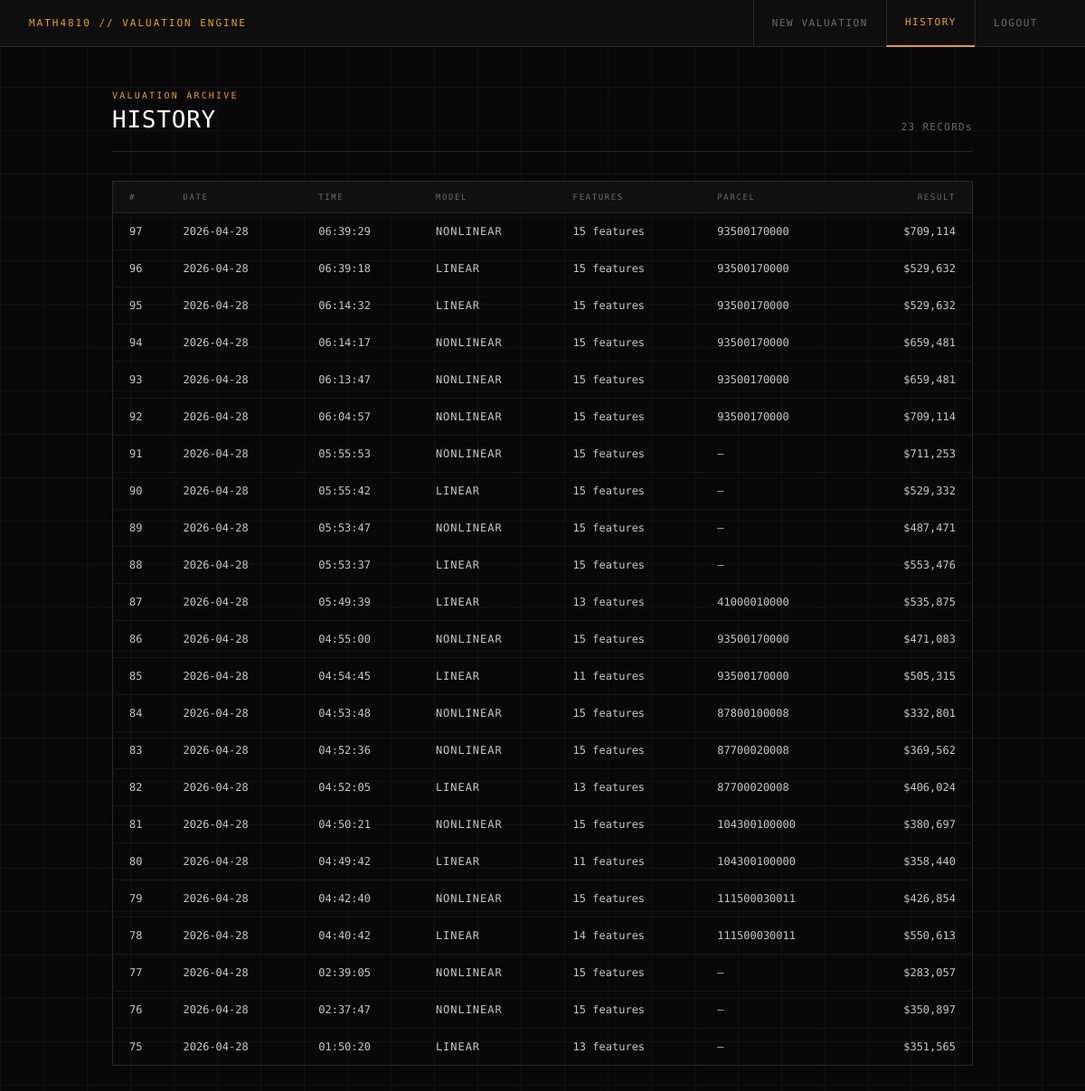
The app's page /history (signed in) with its own data.
### models/models.py (models this page shows, shortened)
class Valuation(Base):
    __tablename__ = "valuations"
    id: Mapped[int] = mapped_column(Integer, primary_key=True)
    user_id: Mapped[int] = mapped_column(Integer, ForeignKey("users.id"), nullable=False)
    model_type: Mapped[str] = mapped_column(String(50), nullable=False)        # "linear" | "nonlinear"
    segment: Mapped[Optional[str]] = mapped_column(String(50), nullable=True)
    n_features: Mapped[Optional[int]] = mapped_column(Integer, nullable=True)  # linear only
    valuation_result: Mapped[float] = mapped_column(Float, nullable=False)
    pi_lo: Mapped[Optional[float]] = mapped_column(Float, nullable=True)
    pi_hi: Mapped[Optional[float]] = mapped_column(Float, nullable=True)
    baseline_dollars: Mapped[Optional[float]] = mapped_column(Float, nullable=True, default=0.0)
    features: Mapped[list] = mapped_column(JSON, nullable=False)
    coefs: Mapped[list] = mapped_column(JSON, nullable=False)
    feat_vals: Mapped[Optional[list]] = mapped_column(JSON, nullable=True, default=list)
    parcel_id: Mapped[Optional[str]] = mapped_column(String(100), nullable=True, default=None)
    created_at: Mapped[datetime] = mapped_column(DateTime, default=datetime.utcnow)
    user: Mapped["User"] = relationship("User", back_populates="valuations")

### main.py (the view)
@app.get("/history", include_in_schema=False)
def show_history(
    request: Request,
    current_user: CurrentUser,
    db: Session = Depends(get_db),
):
    valuations = db.execute(
        select(Valuation).where(Valuation.user_id == current_user.id)
    ).scalars().all()
    return templates.TemplateResponse(
        request, "history.html",
        {"valuations": valuations},
    )

### templates/history.html (shortened to what this page needs)
<!DOCTYPE html>
<html lang="en">
<head>
  <link rel="stylesheet" href="/static/css/styles.css">
</head>
<body>
  <header>
    <span class="brand">math4810 // VALUATION ENGINE</span>
    <nav>
      <a href="/main">NEW VALUATION</a>
      <a href="/history" class="active">HISTORY</a>
      <a href="/logout">LOGOUT</a>
    </nav>
  </header>
  <main class="history-main">
    <div class="page-header">
      <div>
        <div class="page-label">Valuation Archive</div>
        <div class="page-title">HISTORY</div>
      </div>
      <div class="record-count">
        {% if valuations %}{{ valuations | length }} RECORD{{ 's' if valuations | length != 1 else '' }}{% endif %}
      </div>
    </div>
    {% if valuations %}
    <table class="history-table" id="histTable">
      <thead>
        <tr>
          <th>#</th>
          <th>Date</th>
          <th>Time</th>
          <th>Model</th>
          <th>Features</th>
          <th>Parcel</th>
          <th>Result</th>
        </tr>
      </thead>
      <tbody>
        {% for v in valuations | sort(attribute='created_at', reverse=True) %}
        <tr class="data-row" onclick="window.location='/history/{{ v.id }}'">
          <td class="td-id">{{ v.id }}</td>
          <td class="td-date">{{ v.created_at.strftime('%Y-%m-%d') }}</td>
          <td class="td-date">{{ v.created_at.strftime('%H:%M:%S') }}</td>
          <td class="td-model">{{ v.model_type | upper }}</td>
          <td>{{ v.features | length }} features</td>
          <td class="td-date">{{ v.parcel_id if v.parcel_id else "—" }}</td>
          <td class="td-result">${{ "{:,.0f}".format(v.valuation_result) }}</td>
        </tr>
        {% endfor %}
      </tbody>
    </table>
    {% else %}
    <div class="empty-state">
      <p>NO VALUATIONS ON RECORD</p>
      <a href="/main" class="btn">RUN FIRST VALUATION →</a>
    </div>
    {% endif %}
  </main>
</body>
</html>

### static/css/styles.css (style rules this page uses)
*, *::before, *::after { box-sizing: border-box; margin: 0; padding: 0; }
:root { --black: #080808; --panel: #0f0f0f; --border: #2a2a2a; --amber: #e8a020; --amber-dim: #7a5010; --blue: #38bdf8; --blue-dim: #0c4a6e; --green: #22c55e; --red: #ef4444; --purple: #a78bfa; --orange: #fb923c; --text: rgba(200,200,200,1); --muted: rgba(200,200,200,0.5); --mono: 'Share Tech Mono', monospace; --sans: 'Barlow', sans-serif; --accent: var(--amber); --accent-dim: var(--amber-dim); }
html, body { min-height: 100%; background: var(--black); color: var(--text); font-family: var(--sans); }
body::before { content: ''; position: fixed; inset: 0; background-image: linear-gradient(var(--border) 1px, transparent 1px), linear-gradient(90deg, var(--border) 1px, transparent 1px); background-size: 48px 48px; opacity: 0.3; pointer-events: none; z-index: 0; }
header { position: relative; z-index: 10; display: flex; align-items: center; justify-content: space-between; padding: 0 32px; height: 52px; border-bottom: 1px solid var(--border); background: var(--panel); }
.brand { font-family: var(--mono); font-size: 11px; letter-spacing: 0.18em; color: var(--accent); text-transform: uppercase; }
nav { display: flex; gap: 0; }
nav a { font-family: var(--mono); font-size: 11px; letter-spacing: 0.14em; color: var(--muted); text-decoration: none; text-transform: uppercase; padding: 0 20px; height: 52px; display: flex; align-items: center; border-left: 1px solid var(--border); transition: color 0.15s, background 0.15s; }
nav a.active { color: var(--accent); border-bottom: 2px solid var(--accent); }
main { position: relative; z-index: 1; max-width: 900px; margin: 48px auto; padding: 0 24px 64px; animation: rise 0.45s cubic-bezier(0.16,1,0.3,1) both; }
.page-label { font-family: var(--mono); font-size: 10px; letter-spacing: 0.22em; color: var(--accent); text-transform: uppercase; margin-bottom: 6px; }
.page-title { font-family: var(--mono); font-size: 26px; color: #fff; letter-spacing: 0.03em; margin-bottom: 28px; padding-bottom: 20px; border-bottom: 1px solid var(--border); }
main.history-main { max-width: 1000px; }
.page-header { display: flex; align-items: flex-end; justify-content: space-between; margin-bottom: 32px; padding-bottom: 20px; border-bottom: 1px solid var(--border); }
.page-header .page-title { margin-bottom: 0; padding-bottom: 0; border-bottom: none; }
.record-count { font-family: var(--mono); font-size: 11px; color: var(--muted); letter-spacing: 0.12em; }
.history-table { width: 100%; border-collapse: collapse; border: 1px solid var(--border); }
.history-table thead tr { background: #111; border-bottom: 1px solid var(--border); }
.history-table th { font-family: var(--mono); font-size: 9px; letter-spacing: 0.18em; color: var(--muted); text-transform: uppercase; padding: 12px 18px; text-align: left; font-weight: 400; }
.history-table th:last-child { text-align: right; }
.history-table tbody tr { border-bottom: 1px solid #171717; transition: background 0.1s; cursor: pointer; }
.history-table tbody tr:last-child { border-bottom: none; }
.history-table td { font-family: var(--mono); font-size: 12px; padding: 13px 18px; color: var(--text); }
.td-id { color: var(--muted); font-size: 10px; width: 60px; }
.td-date { color: var(--muted); font-size: 11px; }
.td-model { color: var(--muted); font-size: 10px; letter-spacing: 0.08em; }
.td-result { text-align: right; color: var(--amber); font-size: 15px; }

### records on screen
Valuation: id "97", created_at "2026-04-28", created_at "06:39:29", model_type "NONLINEAR", features|length "15", parcel "93500170000", valuation_result "709,114"
Valuation: id "96", created_at "2026-04-28", created_at "06:39:18", model_type "LINEAR", features|length "15", parcel "93500170000", valuation_result "529,632"
Valuation: id "95", created_at "2026-04-28", created_at "06:14:32", model_type "LINEAR", features|length "15", parcel "93500170000", valuation_result "529,632"
Valuation: id "94", created_at "2026-04-28", created_at "06:14:17", model_type "NONLINEAR", features|length "15", parcel "93500170000", valuation_result "659,481"
Valuation: id "93", created_at "2026-04-28", created_at "06:13:47", model_type "NONLINEAR", features|length "15", parcel "93500170000", valuation_result "659,481"
Valuation: id "92", created_at "2026-04-28", created_at "06:04:57", model_type "NONLINEAR", features|length "15", parcel "93500170000", valuation_result "709,114"
Valuation: id "91", created_at "2026-04-28", created_at "05:55:53", model_type "NONLINEAR", features|length "15", parcel_id "—", valuation_result "711,253"
Valuation: id "90", created_at "2026-04-28", created_at "05:55:42", model_type "LINEAR", features|length "15", parcel_id "—", valuation_result "529,332"
Valuation: id "89", created_at "2026-04-28", created_at "05:53:47", model_type "NONLINEAR", features|length "15", parcel_id "—", valuation_result "487,471"
Valuation: id "88", created_at "2026-04-28", created_at "05:53:37", model_type "LINEAR", features|length "15", parcel_id "—", valuation_result "553,476"
Valuation: id "87", created_at "2026-04-28", created_at "05:49:39", model_type "LINEAR", features|length "13", parcel "41000010000", valuation_result "535,875"
Valuation: id "86", created_at "2026-04-28", created_at "04:55:00", model_type "NONLINEAR", features|length "15", parcel "93500170000", valuation_result "471,083"
Valuation: id "85", created_at "2026-04-28", created_at "04:54:45", model_type "LINEAR", features|length "11", parcel "93500170000", valuation_result "505,315"
Valuation: id "84", created_at "2026-04-28", created_at "04:53:48", model_type "NONLINEAR", features|length "15", parcel "87800100008", valuation_result "332,801"
Valuation: id "83", created_at "2026-04-28", created_at "04:52:36", model_type "NONLINEAR", features|length "15", parcel "87700020008", valuation_result "369,562"
Valuation: id "82", created_at "2026-04-28", created_at "04:52:05", model_type "LINEAR", features|length "13", parcel "87700020008", valuation_result "406,024"
Valuation: id "81", created_at "2026-04-28", created_at "04:50:21", model_type "NONLINEAR", features|length "15", parcel "104300100000", valuation_result "380,697"
Valuation: id "80", created_at "2026-04-28", created_at "04:49:42", model_type "LINEAR", features|length "11", parcel "104300100000", valuation_result "358,440"
Valuation: id "79", created_at "2026-04-28", created_at "04:42:40", model_type "NONLINEAR", features|length "15", parcel "111500030011", valuation_result "426,854"
Valuation: id "78", created_at "2026-04-28", created_at "04:40:42", model_type "LINEAR", features|length "14", parcel "111500030011", valuation_result "550,613"
Valuation: id "77", created_at "2026-04-28", created_at "02:39:05", model_type "NONLINEAR", features|length "15", parcel_id "—", valuation_result "283,057"
Valuation: id "76", created_at "2026-04-28", created_at "02:37:47", model_type "NONLINEAR", features|length "15", parcel_id "—", valuation_result "350,897"
Valuation: id "75", created_at "2026-04-28", created_at "01:50:20", model_type "LINEAR", features|length "13", parcel_id "—", valuation_result "351,565"

### other values on screen
{{ valuations | length }} "23"
{{ 's' if valuations | length != 1 else '' }} "s"
